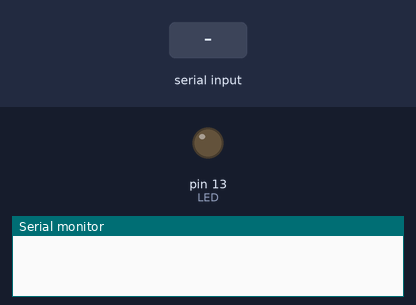
Recording of a sketch running on a simulated Arduino Uno, built with avr-gcc and run on an emulated ATmega328P. Shown: output pins drawn as LEDs (lit = HIGH), the last lines printed to the serial monitor. The inputs (shaded band) are chosen by the test bench.

Above: at 1.8 s.
1.9 s: "1" received over Serial
At 2.2 s:
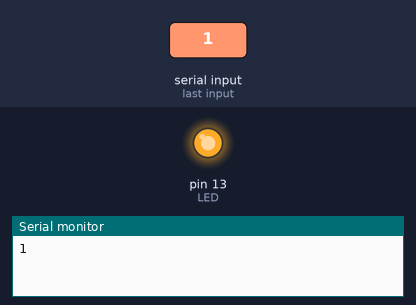
3.4 s: "0" received over Serial
At 4.5 s:
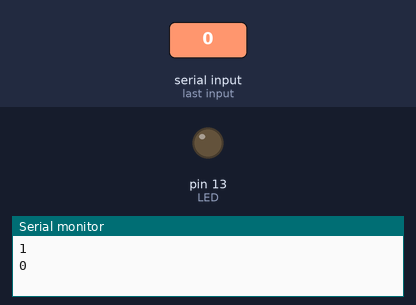
4.9 s: "2" received over Serial
At 5.7 s:
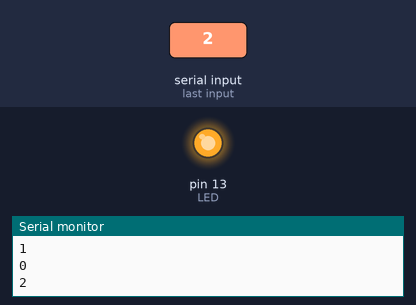
Timing chart, 0 to 7.9 s (numbered marks = the images above; inputs shaded):
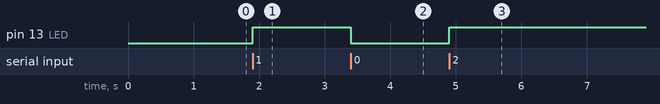

The sketch:

Dht22RtcSppRB.ino
```cpp
int BTReset = 3;
int LED = 13;
char inByte = 0;         // incoming serial byte

void setup() {
  // make the Bluetooth Module reset:
  digitalWrite(BTReset, LOW);
  delay(100);
  digitalWrite(BTReset, HIGH);
  delay(500);

  // initialize serial communication at 115200 bits per second:
  Serial.begin(115200);
  pinMode(LED, OUTPUT);  // make a LED pin output
}

void loop() {
  // if we get a valid byte, read analog ins:
  if (Serial.available() > 0) {
    // get incoming byte:
    inByte = Serial.read();
    if (inByte == '0') {
      digitalWrite(LED, LOW);
    } else {
      digitalWrite(LED, HIGH);
    }
    Serial.println(inByte);
    delay(100);
  }
  delay(1);        // delay in between reads for stability
}
```

Measured:
- after the input at 1.9 s, pin 13 (LED): LOW → HIGH at once
- after the input at 3.4 s, pin 13 (LED): HIGH → LOW at once
- after the input at 4.9 s, pin 13 (LED): LOW → HIGH at once
